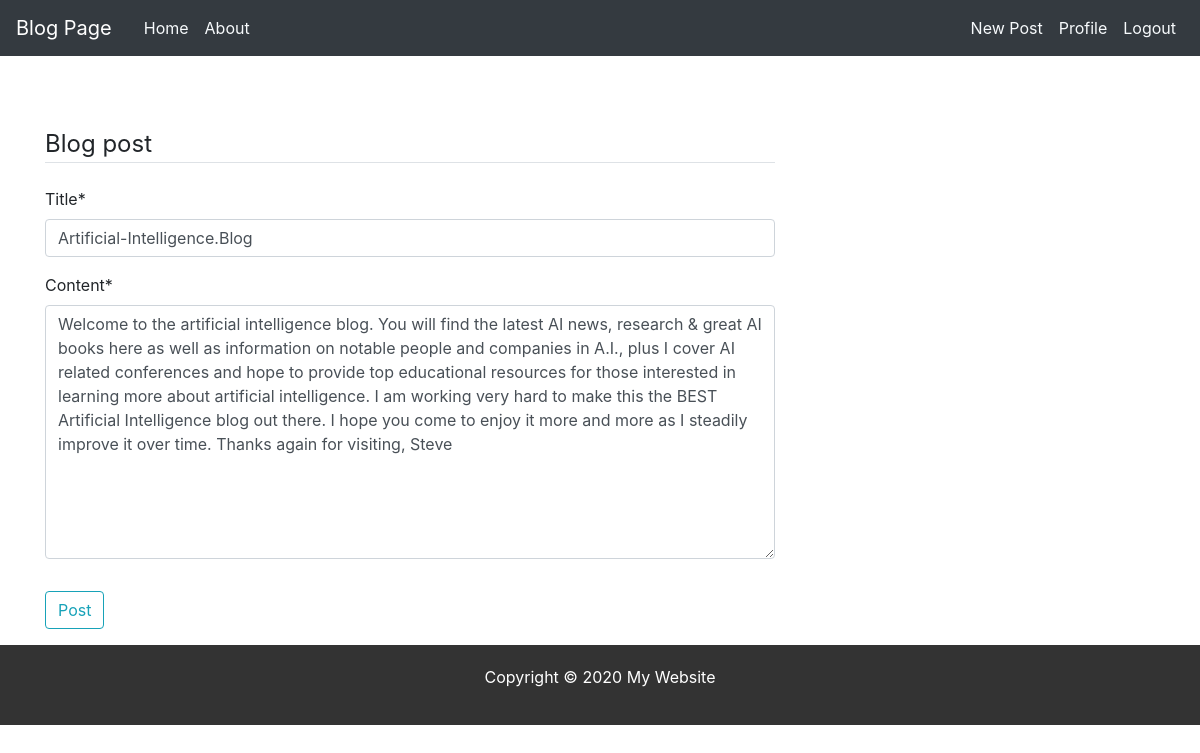
The app's page /post/1/update/ (signed in) with its own data.
### blog/models.py (models this page shows, shortened)
class Post(models.Model):
    title = models.CharField(max_length=100)
    content= models.TextField()
    date_posted=models.DateTimeField(default=timezone.now)
    author = models.ForeignKey(User,on_delete=models.CASCADE)

### blog/views.py (the view, shortened to what this page needs)
# urls.py: path('post/<int:pk>/update/', PostUpdateView.as_view(), name='post-update'),
class PostUpdateView( UserPassesTestMixin,LoginRequiredMixin, UpdateView):
    model=Post
    fields =['title','content']
    def test_func(self):
        post = self.get_object()
        if self.request.user == post.author:
            return True
        return False

### blog/templates/blog/post_form.html (shortened to what this page needs)
{% extends "blog/base.html" %}
{% load crispy_forms_tags %}
{%block content%}
     <div class="content-section">
         <form method="POST">
                <fieldset class="form-group">
                    <legend class="border-bottom mb-4">Blog post</legend>
                    {{ form|crispy }}
                </fieldset>
                <div class="form-group">
                    <button class="btn btn-outline-info" type="submit">Post</button>
                </div>
         </form>
     </div>
{% endblock content%}

### blog/templates/blog/base.html (shortened to what this page needs)
{% load static  %}
<!DOCTYPE html>
<html>
<head>
    <link rel="stylesheet" href="https://maxcdn.bootstrapcdn.com/bootstrap/4.0.0/css/bootstrap.min.css">
     <link rel="stylesheet"  href="{% static 'blog/m.css' %}">
</head>
<body>
        <header class="site-header">
         <nav class="navbar navbar-expand-lg navbar-dark bg-dark">
              <a class="navbar-brand mr-4" href="{% url 'blog-home' %}">Blog Page</a>
              <div class="collapse navbar-collapse" id="navbarToggle">
                <div class="navbar-nav mr-auto">
                  <a class="nav-item nav-link" href="{% url 'blog-home' %}">Home</a>
                  <a class="nav-item nav-link" href="{% url 'blog-about' %}">About</a>
                </div>
                <div class="navbar-nav">
                  {% if user.is_authenticated %}
                     <a class="nav-item nav-link" href="{% url 'post-create' %}">New Post</a>
                    <a class="nav-item nav-link" href="{% url 'profile' %}">Profile</a>
                    <a class="nav-item nav-link" href="{% url 'logout' %}">Logout</a>
                  {%else%}
                    <a class="nav-item nav-link" href="{% url 'login' %}">Login</a>
                    <a class="nav-item nav-link" href="{% url 'register' %}">Register</a>
                  {%endif%}
                </div>
              </div>
          </nav>
        </header>
    <main role="main" class="container">
      <div class="row">
        <div class="col-md-8">
          {% block content %}{% endblock %}
        </div>
      </div>
    </main>
    <footer id="main-footer">
            <p>Copyright &copy 2020 My Website</p>
    </footer>
</body>
</html>

### blog/static/blog/m.css (style rules this page uses)
html { height: 100%; }
body { background: #ffffff; }
.navbar { margin-bottom: 0px; }
.site-header .navbar-nav .nav-link { color: #f7fafc; }
.row { margin-top: 70px; }
#main-footer { background:#333; color: #fff; text-align: center; padding: 20px; margin-top: auto; margin-bottom: 20px; }

### records on screen
Post: title "Artificial-Intelligence.Blog", content "Welcome to the artificial intelligence blog. You will find the latest AI news, research & great AI books here as well as information on notable people and companies in A.I., plus I cover AI related conferences and hope to provide top educational resources for those interested in learning more about artificial intelligence. I am working very hard to make this the BEST Artificial Intelligence blog out there. I hope you come to enjoy it more and more as I steadily improve it over time. Thanks again for visiting, Steve"
